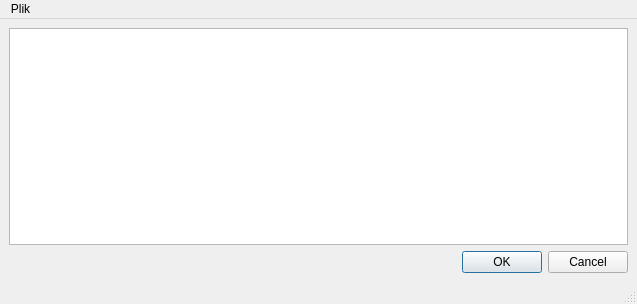
<?xml version="1.0" encoding="UTF-8"?>
<ui version="4.0">
 <class>MainWindow</class>
 <widget class="QMainWindow" name="MainWindow">
  <property name="geometry">
   <rect>
    <x>0</x>
    <y>0</y>
    <width>637</width>
    <height>304</height>
   </rect>
  </property>
  <property name="windowTitle">
   <string>MainWindow</string>
  </property>
  <widget class="QWidget" name="centralwidget">
   <layout class="QVBoxLayout" name="verticalLayout">
    <item>
     <widget class="QTreeView" name="treeView"/>
    </item>
    <item>
     <widget class="QDialogButtonBox" name="buttonBox">
      <property name="standardButtons">
       <set>QDialogButtonBox::Cancel|QDialogButtonBox::Ok</set>
      </property>
     </widget>
    </item>
   </layout>
  </widget>
  <widget class="QMenuBar" name="menubar">
   <property name="geometry">
    <rect>
     <x>0</x>
     <y>0</y>
     <width>637</width>
     <height>21</height>
    </rect>
   </property>
   <widget class="QMenu" name="menuPlik">
    <property name="title">
     <string>Plik</string>
    </property>
    <addaction name="actionZapisz"/>
    <addaction name="actionZamknij"/>
   </widget>
   <addaction name="menuPlik"/>
  </widget>
  <widget class="QStatusBar" name="statusbar"/>
  <action name="actionZapisz">
   <property name="text">
    <string>Zapisz</string>
   </property>
  </action>
  <action name="actionZamknij">
   <property name="text">
    <string>Zamknij</string>
   </property>
  </action>
 </widget>
 <resources/>
 <connections/>
</ui>
